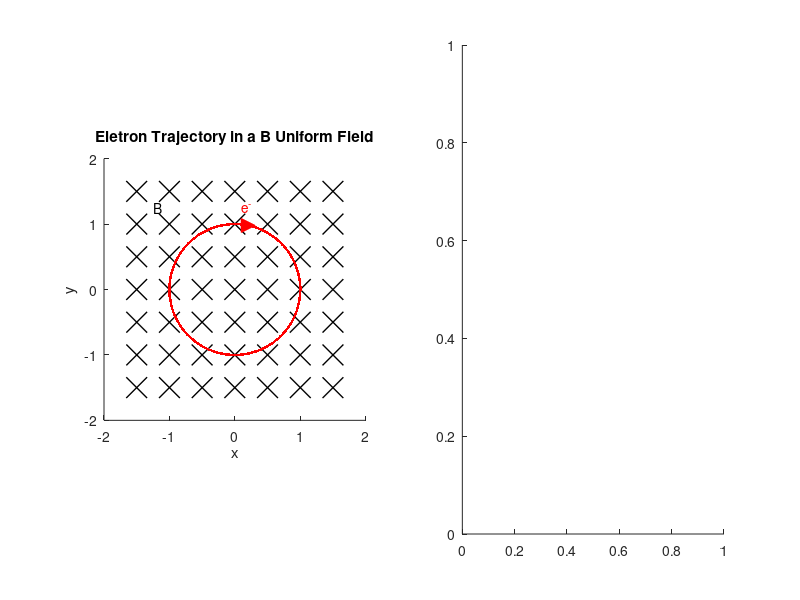

MATLAB code for this plot: (Note: this script raises an error after producing the figure.)



clc
clear
close all

mesh_x = -1.5:0.5:1.5;
mesh_y = -1.5:0.5:1.5;

[meshX, meshY] = meshgrid(mesh_x, mesh_y);

meshZ = zeros(7, 7);
figure('Renderer', 'painters', 'Position', [10 10 800 400]) % Set figure pixel size to 800x400

subplot(1,2,1)
plot3(meshX, meshY, meshZ,'kx', 'MarkerSize', 15, 'LineWidth', 1)
xlim([-2 2])
ylim([-2 2])
view(0, 90)
axis square
xlabel('x')
ylabel('y')
text(-1.25, 1.25, 'B','FontSize', 10)

v = [1 0 0];     %initial velocity
B = [0 0 -1];    %magnitude of B
m = 1;           % mass
q = 1;           % charge on particle
r0 = [0 -1 0];   % initial position of particle

%find velocity parallel to B and perpendicular to B
v_para = (dot(v,B)/norm(B))*(B/norm(B));
v_per = v - v_para;

% find the circles centre
r = m*(norm(v_per))/(q*norm(B));

theta = atan(v_per(2)/v_per(1))+pi/2;

xc=r0(1) + r*cos(theta);
yc=r0(2) + r*sin(theta);

w = norm(v_per)/r;

hold on
subplot(1, 2, 1)

t = 0;
for i = 1:1000

    x=xc+r*cos(w.*t + pi + theta);
    y=yc+r*sin(w.*t + pi + theta);

    plot(x,y,'r.');
    hold on
    t = t + 0.1;
    
end

hold on
plot(0.2047, 0.9788, 'r>','MarkerFaceColor', 'red' ,'MarkerSize', 10)


text(0.1,1.25,'e^{-}','FontSize', 10,'Color', 'red')
title('Eletron Trajectory in a B Uniform Field')

subplot(1,2,2)

arrow = mArrow3([0 0 0],[4 4 4], 'color','red','stemWidth',0.05);
xarrow = mArrow3([0 0 0],[5 0 0], 'color','black','stemWidth',0.05);
yarrow = mArrow3([0 0 0],[0 5 0], 'color','black','stemWidth',0.05);
zarrow = mArrow3([0 0 0],[0 0 5], 'color','black','stemWidth',0.05);
view(120, 10)
xlim([0 6])
ylim([0 6])
zlim([-0.1 6])

text(4,4,4 ,'(4,4,4)','FontSize', 15,'Color', 'blue')
text(6,0,0 ,'X','FontSize', 15,'Color', 'black')
text(0,5.1,0 ,'Y','FontSize', 15,'Color', 'black')
text(0,0,5.5 ,'Z','FontSize', 15,'Color', 'black')

hold on 

plot3([4,0],[4,0],[0,0], 'r')
plot3([4,4],[4,4],[0,4], 'r')
plot3([4,4],[0,4],[0,0], 'r')
plot3([0,4],[0,4],[4,4], 'r')
plot3([0,4],[4,4],[0,0], 'r')

fill3([0,4,4,0],[0,4,4,0],[0,0,4,4],'yellow')

axis equal







